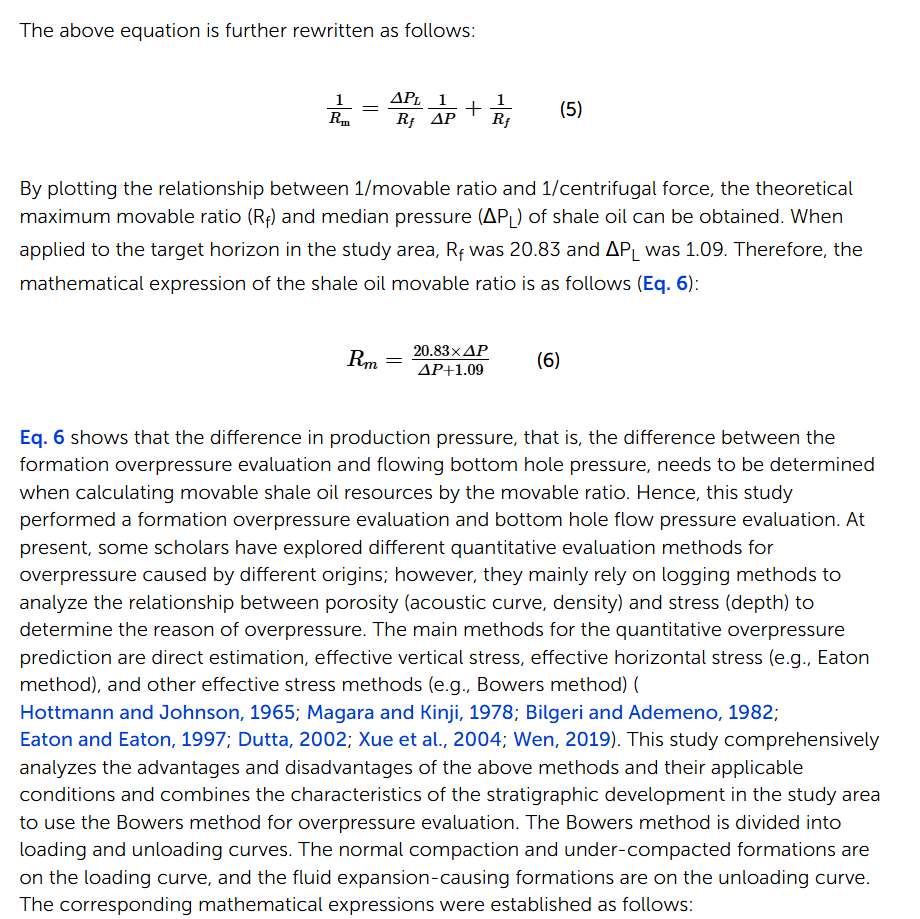
#> input picture docs/12983e2a-d0e0-43a3-ab99-10a19dffc76f.png, 920 x 919 px, found by its file name
$ python _user_fig2_analyze.py
#> lines starting #> are read from the running program, lines starting #| are printed output that depends on the picture; after the words box and inside, x2 and y2 are one past the last pixel; in counts of white or black regions, pixels touching at a corner belong together
# ============================================================
# UFPF → MUFPF 更名通知
# ============================================================
# 本文件属于 Universal Fixed Point Framework (UFPF)。
# 该框架已计划更名为 Meta-Universal Fixed-Point Functorial Framework (MUFPF)。
# 更名计划详见：roadmap/mu_renaming_plan.md
#
# 原因：UFPF 缩写与 IEEE 生物图像识别框架冲突，影响学术检索。
# 新名称 MUFPF 具有全球唯一性，且更好地体现框架的元数学特性。
#
# 本文件中 UFPF 相关引用数量：0
# 更名将在计划确认后统一执行，当前代码不做修改。
# ============================================================

#!/usr/bin/env python3
# -*- coding: utf-8 -*-
"""分析用户第二张截图（920x919）。"""
import numpy as np
from PIL import Image
from scipy import ndimage

im = Image.open(r"e:\workspace\hyper-resolution\docs\12983e2a-d0e0-43a3-ab99-10a19dffc76f.png").convert("RGB")
#> im is the input picture: PIL image 920x919 RGB; mean R, G, B 238.1, 238.4, 239.6
a = np.asarray(im).astype(int)
H, W, _ = a.shape
#> H = 919; W = 920
R, G, B = a[:, :, 0], a[:, :, 1], a[:, :, 2]
#> R: shape (919, 920) int64; 236 distinct labels, from 0 to 255
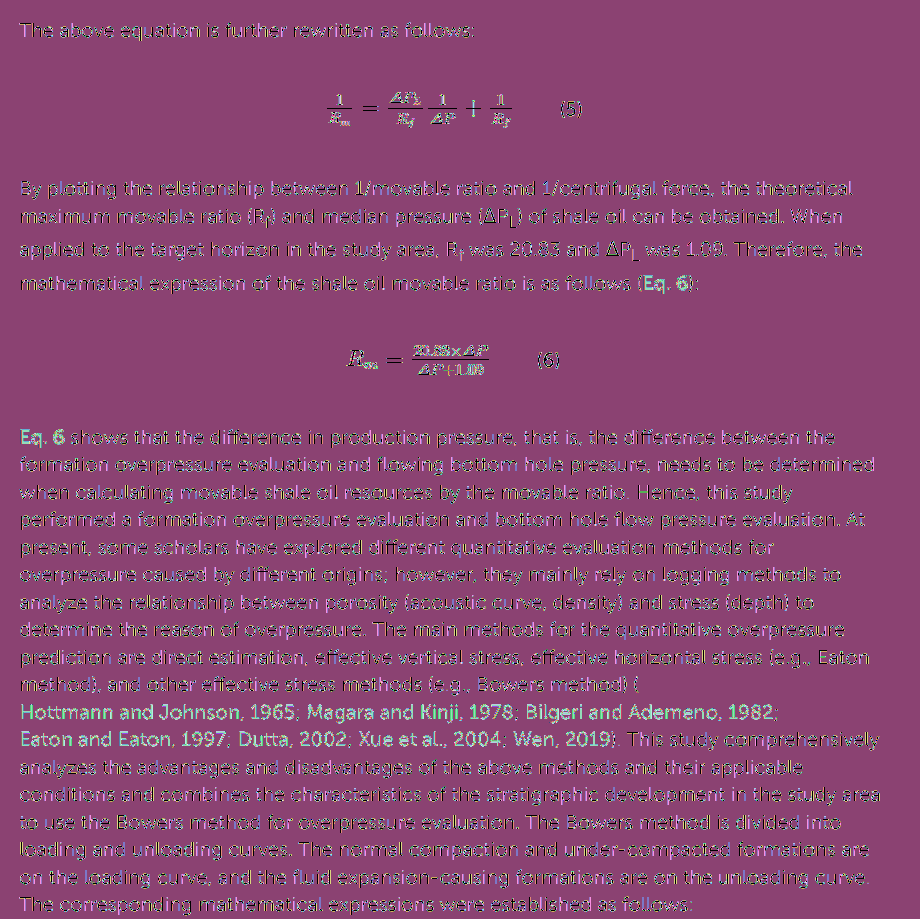
#> G: shape (919, 920) int64; 242 distinct labels, from 0 to 255; one colour per label, 0 black
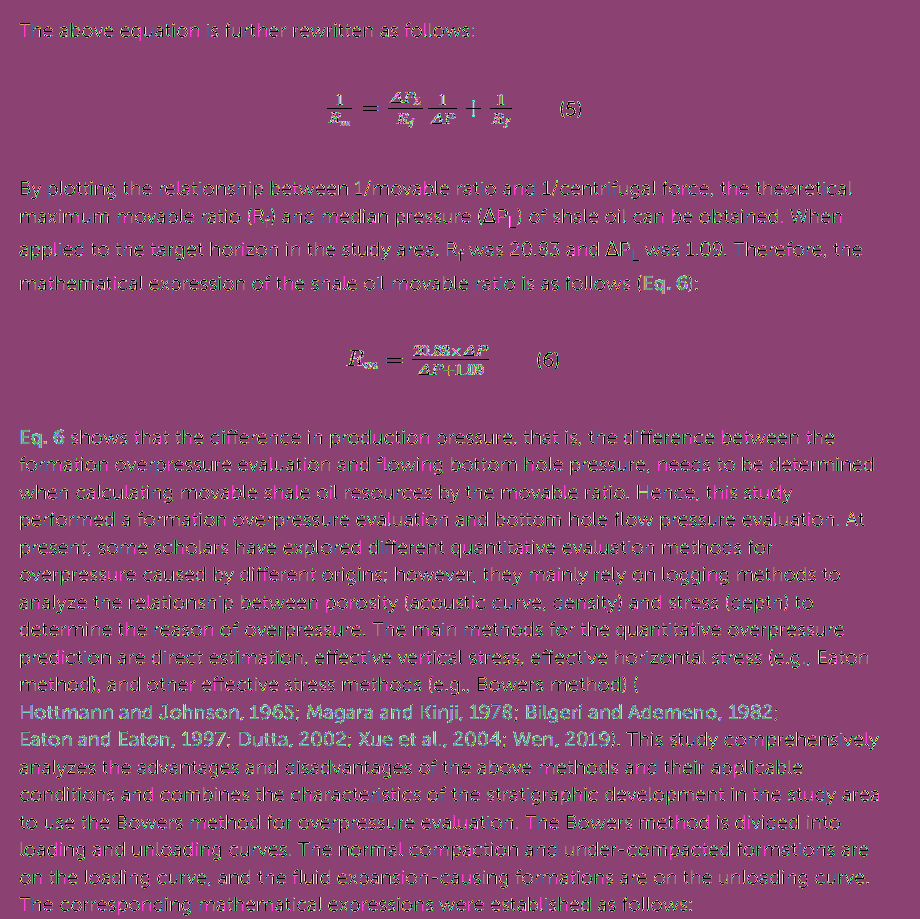
#> B: shape (919, 920) int64; 225 distinct labels, from 0 to 255; one colour per label, 0 black
dark = (R < 130) & (G < 130) & (B < 130)
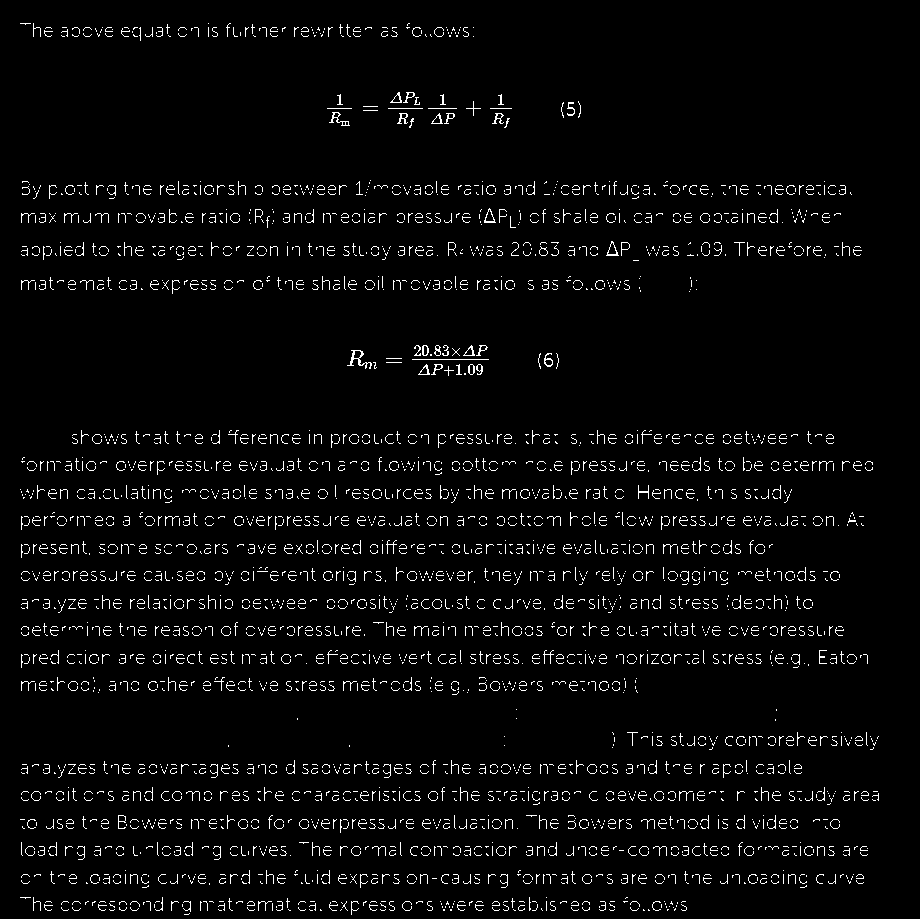
#> dark: shape (919, 920) bool; 3.7% white in thin lines or dots

# 边框
col_sum = dark.sum(axis=0)
#> col_sum = 920 values, max 113 at index 21, min 0 at index 0, mean 33.67
row_sum = dark.sum(axis=1)
#> row_sum = 919 values, max 331 at index 791, min 0 at index 0, mean 33.71
cols = np.where(col_sum > H * 0.3)[0]
#> cols = empty array
rows = np.where(row_sum > W * 0.3)[0]
#> rows = [185, 434, 461, 516, 544, 571, 599, 626, 654, 764, 791, 846, 874]
print("size:", (W, H))
#| size: (920, 919)
print("vlines cols:", (cols.min(), cols.max()) if len(cols) else None)
#| vlines cols: None
print("hlines rows:", (rows.min(), rows.max()) if len(rows) else None)
#| hlines rows: (185, 874)

def clusters(mask, min_size=8):
    lab, n = ndimage.label(mask, structure=np.ones((3, 3), dtype=bool))
    objs = ndimage.find_objects(lab)
    pts = []
    for i in range(1, n + 1):
        sl = objs[i - 1]
        ys, xs = np.where(lab[sl] == i)
        if len(ys) < min_size:
            continue
        pts.append((round(xs.mean() + sl[1].start, 1), round(ys.mean() + sl[0].start, 1), int(len(ys))))
    return pts

red = (R > 150) & (G < 90) & (B < 90)
#> red: shape (919, 920) bool; 0.11% white in thin lines or dots, all inside (x1, y1, x2, y2) = (20, 27, 878, 913)
green = (G > 120) & (R < 110) & (B < 110)
#> green: shape (919, 920) bool; 0% white in thin lines or dots, all inside (x1, y1, x2, y2) = (111, 29, 454, 904)
blue = (B > 150) & (R < 90) & (G < 110)
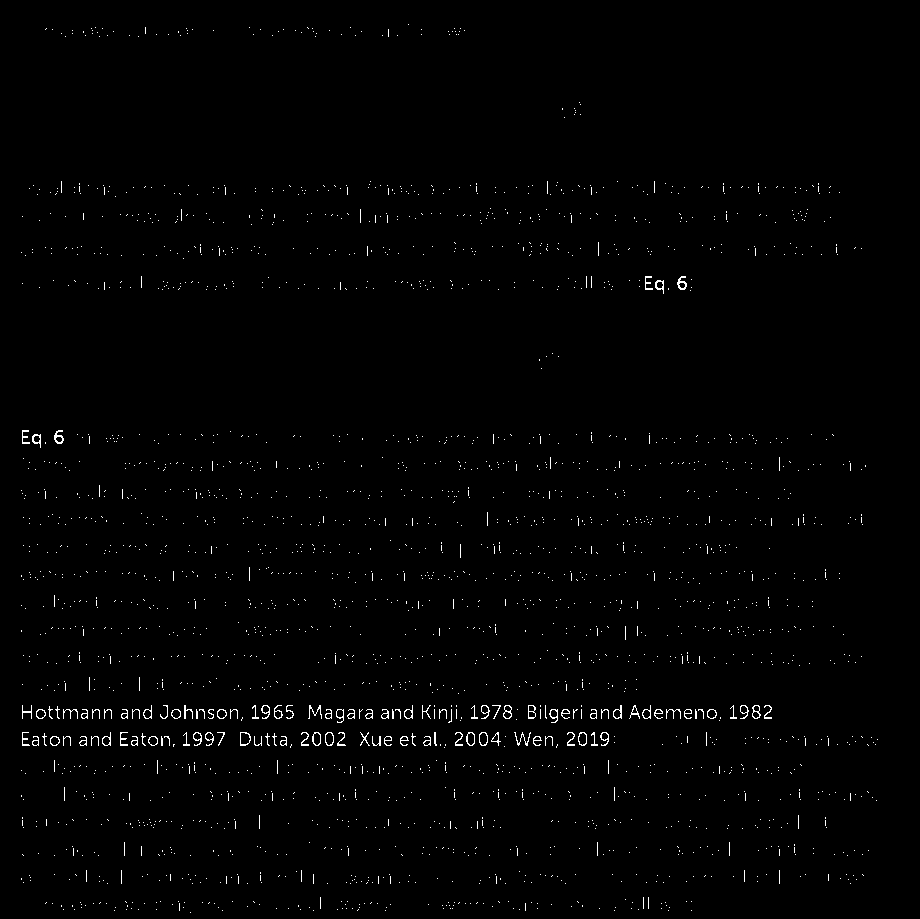
#> blue: shape (919, 920) bool; 0.95% white in thin lines or dots
print("px: red", red.sum(), "green", green.sum(), "blue", blue.sum())
#| px: red 964 green 4 blue 8045
for name, m in [("RED", red), ("GREEN", green), ("BLUE", blue)]:
    print(name + ":")
    for p in clusters(m):
        print("  ", p)
#> this loop made 3 passes
#> name on passes 1 to 3: 'RED', 'GREEN', 'BLUE'
#> (printed output is left out)
#> pass 3, in clusters (call 3), `lab, n = ndimage.label(mask, structure=np.ones((3, 3), dtype=bool))`:
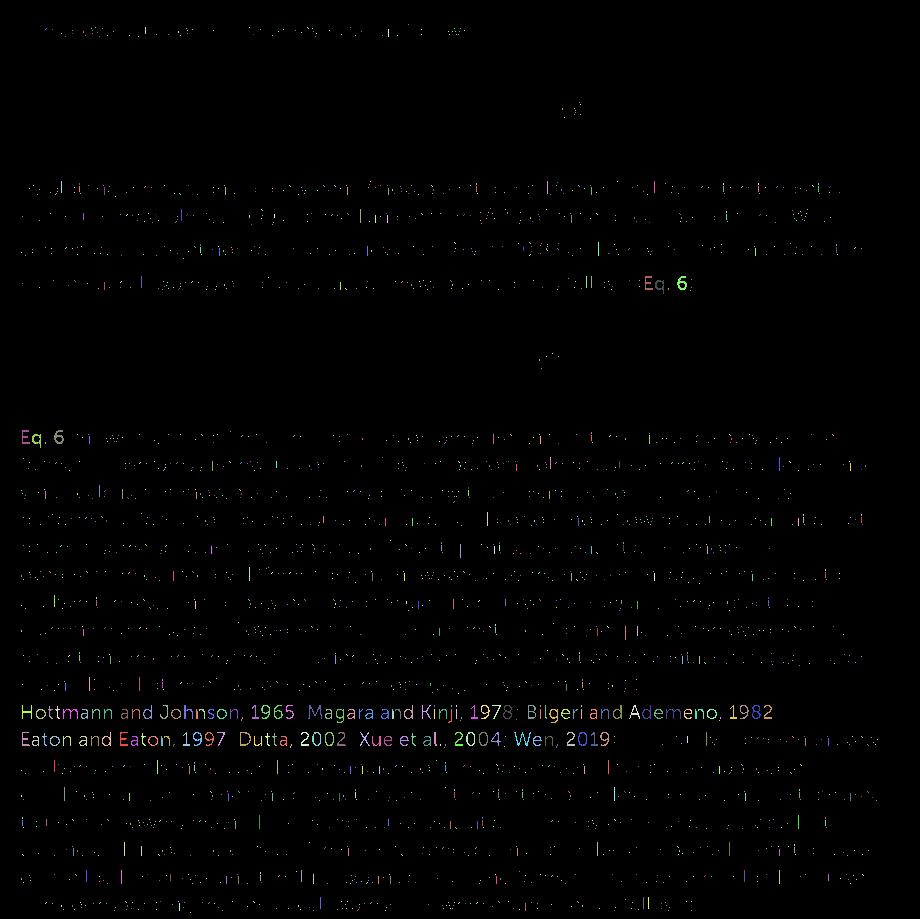
#> lab: shape (919, 920) int32; 2510 distinct labels, from 0 to 2509; one colour per label, 0 black

$ run again, with docs/黑洞熵与弦论：从“Stretched Horizon”到D-brane 微观态.jpg saved as docs/12983e2a-d0e0-43a3-ab99-10a19dffc76f.png
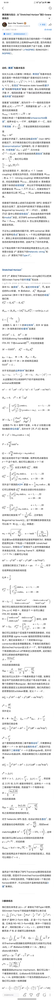
#> input picture docs/黑洞熵与弦论：从“Stretched Horizon”到D-brane 微观态.jpg, 54 x 1000 px, shrunk from 745 x 13727 before the run, found by its file name
#> im is the input picture: PIL image 54x1000 RGB; mean R, G, B 238.7, 238.9, 239.2
#> `dark = (R < 130) & (G < 130) & (B < 130)`:
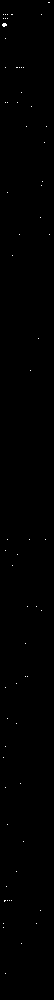
#> dark: shape (1000, 54) bool; 0.16% white in thin lines or dots, all inside (x1, y1, x2, y2) = (2, 2, 50, 974)
#> col_sum = 54 values, max 14 at index 5, min 0 at index 0, mean 1.59
#> row_sum = 1000 values, max 6 at index 14, min 0 at index 0, mean 0.086
#> cols = empty array
#| size: (54, 1000)
#| vlines cols: None
#| hlines rows: None
#> red: shape (1000, 54) bool; every value is 0
#| px: red 0 green 0 blue 0
#> the loop `for name, m in [("RED", red), ("GREEN", green), ("BLUE", blue)]:` made 3 passes
#> name on passes 1 to 3: 'RED', 'GREEN', 'BLUE'
#> (printed output is left out)
